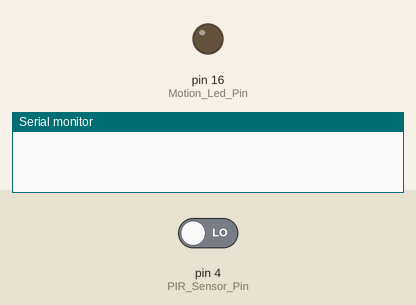
Simulated run of this sketch. Board: Arduino Uno, built with avr-gcc and run on an emulated ATmega328P. Parts: output pins drawn as LEDs (lit = HIGH), the last lines printed to the serial monitor. Inputs (shaded band) come from the test bench; at power-on: pin 4 (PIR_Sensor_Pin) LOW.

Above: at 1.2 s.
1.3 s: pin 4 (PIR_Sensor_Pin) driven HIGH
At 2.0 s:
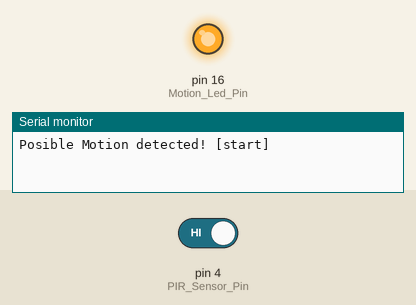
2.8 s: pin 4 (PIR_Sensor_Pin) driven LOW
At 3.2 s:
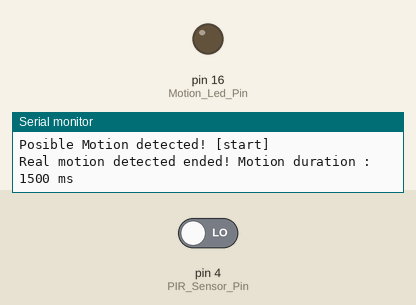
Timing chart, 0 to 5.8 s (numbered marks = the images above; inputs shaded):
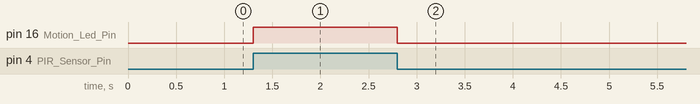

The sketch:

motion_sensor.ino
```cpp
//Made By TrustFm for Hw2Sw.com

int Motion_Led_Pin = 16;                // choose the pin for the LED
int PIR_Sensor_Pin = 4;                 // choose the input pin (for PIR sensor)
boolean Motion_Already_Detected = false;// we start, assuming that no motion is detected
int PIR_Sensor_Status = 0;              // variable for reading the current PIR_Sensor_Status
unsigned long Duration_Of_Motion;
String Message;

void setup() {
  pinMode(Motion_Led_Pin, OUTPUT);      // declare LED as output
  pinMode(PIR_Sensor_Pin, INPUT);     // declare sensor as input

  Serial.begin(115200);
}

void loop(){

  PIR_Sensor_Status = digitalRead(PIR_Sensor_Pin);  // read PIR Sensor status

  if (PIR_Sensor_Status == HIGH) {                     // if the PIR Sensor is HIGH

    digitalWrite(Motion_Led_Pin, HIGH);  // turn LED ON
    if (Motion_Already_Detected  == false) { //If we did not have motion before -> then change the current motion state to true
      Serial.println("Posible Motion detected! [start]");
      Motion_Already_Detected  = true;
      Duration_Of_Motion = millis();
    }

  } else {                     // if the PIR Sensor status is LOW

    digitalWrite(Motion_Led_Pin, LOW); // turn LED OFF
    if (Motion_Already_Detected  == true){ //We had motion before so -> change the current motion state to false
      Duration_Of_Motion = millis() - Duration_Of_Motion;
      if(Duration_Of_Motion>1000){
      Message = "Real motion detected ended! Motion duration :  ";
      Message += Duration_Of_Motion;
      Message += " ms";
      Serial.println(Message);
      }
      Motion_Already_Detected = false;
    }
  }

}
```

Measured:
- after the input at 1.3 s, pin 16 (Motion_Led_Pin): LOW → HIGH at once
- after the input at 2.8 s, pin 16 (Motion_Led_Pin): HIGH → LOW at once
